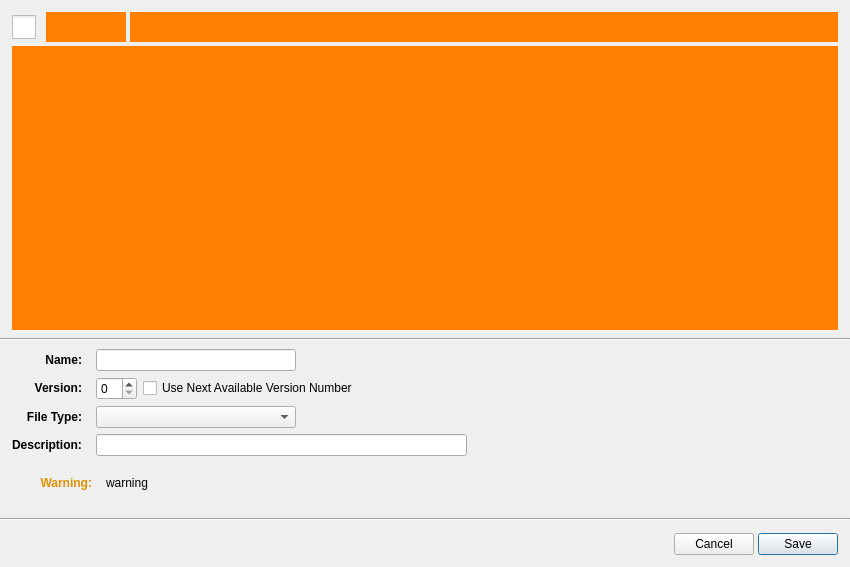
<?xml version="1.0" encoding="UTF-8"?>
<ui version="4.0">
 <class>FileSaveForm</class>
 <widget class="QWidget" name="FileSaveForm">
  <property name="geometry">
   <rect>
    <x>0</x>
    <y>0</y>
    <width>850</width>
    <height>567</height>
   </rect>
  </property>
  <property name="windowTitle">
   <string>Form</string>
  </property>
  <layout class="QVBoxLayout" name="verticalLayout" stretch="1,0,0,0,0,0">
   <property name="spacing">
    <number>4</number>
   </property>
   <property name="margin">
    <number>0</number>
   </property>
   <item>
    <layout class="QVBoxLayout" name="verticalLayout_3" stretch="0,1">
     <property name="leftMargin">
      <number>12</number>
     </property>
     <property name="topMargin">
      <number>12</number>
     </property>
     <property name="rightMargin">
      <number>12</number>
     </property>
     <property name="bottomMargin">
      <number>4</number>
     </property>
     <item>
      <layout class="QGridLayout" name="gridLayout_2" columnstretch="0,0,1">
       <item row="0" column="0">
        <layout class="QHBoxLayout" name="horizontalLayout_3" stretch="0">
         <property name="spacing">
          <number>1</number>
         </property>
         <item>
          <widget class="QCheckBox" name="expand_checkbox">
           <property name="sizePolicy">
            <sizepolicy hsizetype="Minimum" vsizetype="Maximum">
             <horstretch>0</horstretch>
             <verstretch>0</verstretch>
            </sizepolicy>
           </property>
           <property name="maximumSize">
            <size>
             <width>16777215</width>
             <height>24</height>
            </size>
           </property>
           <property name="toolTip">
            <string>Toggle Browser</string>
           </property>
           <property name="styleSheet">
            <string notr="true">#expand_checkbox::indicator {
width: 24;
height: 24;
}

#expand_checkbox::indicator::unchecked {
	image: url(:/tk-multi-workfiles2/save_expand.png);

}

#expand_checkbox::indicator::unchecked::hover {
	image: url(:/tk-multi-workfiles2/save_expand_hover.png);
}

#expand_checkbox::indicator::unchecked::pressed {
	image: url(:/tk-multi-workfiles2/save_expand_pressed.png);
}

#expand_checkbox::indicator::checked {
    image: url(:/tk-multi-workfiles2/save_collapse.png);
}

#expand_checkbox::indicator::checked:hover {
    image: url(:/tk-multi-workfiles2/save_collapse_hover.png);
}

#expand_checkbox::indicator::checked:pressed {
    image: url(:/tk-multi-workfiles2/save_collapse_pressed.png);
}</string>
           </property>
           <property name="text">
            <string/>
           </property>
          </widget>
         </item>
        </layout>
       </item>
       <item row="0" column="1">
        <widget class="NavigationWidget" name="nav" native="true">
         <property name="minimumSize">
          <size>
           <width>80</width>
           <height>30</height>
          </size>
         </property>
         <property name="styleSheet">
          <string notr="true">#nav {
background-color: rgb(255, 128, 0);
}</string>
         </property>
        </widget>
       </item>
       <item row="0" column="2">
        <widget class="BreadcrumbWidget" name="breadcrumbs" native="true">
         <property name="minimumSize">
          <size>
           <width>0</width>
           <height>30</height>
          </size>
         </property>
         <property name="styleSheet">
          <string notr="true">#breadcrumbs {
background-color: rgb(255, 128, 0);
}</string>
         </property>
        </widget>
       </item>
      </layout>
     </item>
     <item>
      <widget class="BrowserForm" name="browser" native="true">
       <property name="styleSheet">
        <string notr="true">#browser {
background-color: rgb(255, 128, 0);
}</string>
       </property>
      </widget>
     </item>
    </layout>
   </item>
   <item>
    <widget class="Line" name="line">
     <property name="orientation">
      <enum>Qt::Horizontal</enum>
     </property>
    </widget>
   </item>
   <item>
    <layout class="QVBoxLayout" name="verticalLayout_2" stretch="0,1">
     <property name="spacing">
      <number>20</number>
     </property>
     <property name="leftMargin">
      <number>12</number>
     </property>
     <property name="topMargin">
      <number>4</number>
     </property>
     <property name="rightMargin">
      <number>12</number>
     </property>
     <property name="bottomMargin">
      <number>4</number>
     </property>
     <item>
      <layout class="QGridLayout" name="file_controls_grid" rowstretch="0,0,0,0" columnstretch="0,0">
       <property name="horizontalSpacing">
        <number>14</number>
       </property>
       <property name="verticalSpacing">
        <number>6</number>
       </property>
       <item row="1" column="1">
        <layout class="QHBoxLayout" name="horizontalLayout_2">
         <property name="spacing">
          <number>6</number>
         </property>
         <item>
          <widget class="QSpinBox" name="version_spinner"/>
         </item>
         <item>
          <widget class="QCheckBox" name="use_next_available_cb">
           <property name="text">
            <string>Use Next Available Version Number</string>
           </property>
          </widget>
         </item>
         <item>
          <spacer name="horizontalSpacer_2">
           <property name="orientation">
            <enum>Qt::Horizontal</enum>
           </property>
           <property name="sizeHint" stdset="0">
            <size>
             <width>0</width>
             <height>20</height>
            </size>
           </property>
          </spacer>
         </item>
        </layout>
       </item>
       <item row="1" column="0">
        <widget class="QLabel" name="version_label">
         <property name="minimumSize">
          <size>
           <width>0</width>
           <height>0</height>
          </size>
         </property>
         <property name="text">
          <string>&lt;html&gt;&lt;head/&gt;&lt;body&gt;&lt;p&gt;&lt;span style=&quot; font-weight:600;&quot;&gt;Version:&lt;/span&gt;&lt;/p&gt;&lt;/body&gt;&lt;/html&gt;</string>
         </property>
         <property name="alignment">
          <set>Qt::AlignRight|Qt::AlignTrailing|Qt::AlignVCenter</set>
         </property>
         <property name="indent">
          <number>-1</number>
         </property>
        </widget>
       </item>
       <item row="2" column="1">
        <layout class="QHBoxLayout" name="horizontalLayout_6">
         <property name="spacing">
          <number>0</number>
         </property>
         <item>
          <widget class="QComboBox" name="file_type_menu">
           <property name="minimumSize">
            <size>
             <width>200</width>
             <height>0</height>
            </size>
           </property>
          </widget>
         </item>
         <item>
          <spacer name="horizontalSpacer_3">
           <property name="orientation">
            <enum>Qt::Horizontal</enum>
           </property>
           <property name="sizeHint" stdset="0">
            <size>
             <width>0</width>
             <height>20</height>
            </size>
           </property>
          </spacer>
         </item>
        </layout>
       </item>
       <item row="2" column="0">
        <widget class="QLabel" name="file_type_label">
         <property name="minimumSize">
          <size>
           <width>0</width>
           <height>0</height>
          </size>
         </property>
         <property name="text">
          <string>&lt;html&gt;&lt;head/&gt;&lt;body&gt;&lt;p&gt;&lt;span style=&quot; font-weight:600;&quot;&gt;File Type:&lt;/span&gt;&lt;/p&gt;&lt;/body&gt;&lt;/html&gt;</string>
         </property>
         <property name="alignment">
          <set>Qt::AlignRight|Qt::AlignTrailing|Qt::AlignVCenter</set>
         </property>
         <property name="indent">
          <number>-1</number>
         </property>
        </widget>
       </item>
       <item row="0" column="1">
        <layout class="QHBoxLayout" name="horizontalLayout_8" stretch="1,0">
         <property name="spacing">
          <number>0</number>
         </property>
         <item>
          <widget class="QLineEdit" name="name_edit">
           <property name="maximumSize">
            <size>
             <width>200</width>
             <height>16777215</height>
            </size>
           </property>
           <property name="frame">
            <bool>true</bool>
           </property>
          </widget>
         </item>
         <item>
          <spacer name="horizontalSpacer_4">
           <property name="orientation">
            <enum>Qt::Horizontal</enum>
           </property>
           <property name="sizeHint" stdset="0">
            <size>
             <width>0</width>
             <height>20</height>
            </size>
           </property>
          </spacer>
         </item>
        </layout>
       </item>
       <item row="0" column="0">
        <widget class="QLabel" name="name_label">
         <property name="minimumSize">
          <size>
           <width>0</width>
           <height>0</height>
          </size>
         </property>
         <property name="text">
          <string>&lt;html&gt;&lt;head/&gt;&lt;body&gt;&lt;p&gt;&lt;span style=&quot; font-weight:600;&quot;&gt;Name:&lt;/span&gt;&lt;/p&gt;&lt;/body&gt;&lt;/html&gt;</string>
         </property>
         <property name="alignment">
          <set>Qt::AlignRight|Qt::AlignTrailing|Qt::AlignVCenter</set>
         </property>
         <property name="indent">
          <number>-1</number>
         </property>
        </widget>
       </item>
       <item row="3" column="0">
        <widget class="QLabel" name="description_label">
         <property name="text">
          <string>&lt;html&gt;&lt;head/&gt;&lt;body&gt;&lt;p&gt;&lt;span style=&quot; font-weight:600;&quot;&gt;Description:&lt;/span&gt;&lt;/p&gt;&lt;/body&gt;&lt;/html&gt;</string>
         </property>
        </widget>
       </item>
       <item row="3" column="1">
        <layout class="QHBoxLayout" name="horizontalLayout_10">
         <item>
          <widget class="QLineEdit" name="description_edit">
           <property name="maximumSize">
            <size>
             <width>400</width>
             <height>16777215</height>
            </size>
           </property>
          </widget>
         </item>
         <item>
          <spacer name="horizontalSpacer_5">
           <property name="orientation">
            <enum>Qt::Horizontal</enum>
           </property>
           <property name="sizeHint" stdset="0">
            <size>
             <width>40</width>
             <height>20</height>
            </size>
           </property>
          </spacer>
         </item>
        </layout>
       </item>
      </layout>
     </item>
     <item>
      <widget class="QStackedWidget" name="feedback_stacked_widget">
       <property name="currentIndex">
        <number>1</number>
       </property>
       <widget class="QWidget" name="preview_page">
        <layout class="QVBoxLayout" name="verticalLayout_4">
         <property name="margin">
          <number>0</number>
         </property>
         <item>
          <layout class="QGridLayout" name="preview_grid" columnstretch="0,1" columnminimumwidth="80,0">
           <property name="horizontalSpacing">
            <number>14</number>
           </property>
           <property name="verticalSpacing">
            <number>6</number>
           </property>
           <item row="0" column="0">
            <widget class="QLabel" name="preview_label">
             <property name="text">
              <string>&lt;html&gt;&lt;head/&gt;&lt;body&gt;&lt;p&gt;&lt;span style=&quot; font-weight:600; color:rgb(120, 120, 120)&quot;&gt;Preview:&lt;/span&gt;&lt;/p&gt;&lt;/body&gt;&lt;/html&gt;</string>
             </property>
             <property name="alignment">
              <set>Qt::AlignRight|Qt::AlignTop|Qt::AlignTrailing</set>
             </property>
             <property name="indent">
              <number>-1</number>
             </property>
            </widget>
           </item>
           <item row="0" column="1">
            <widget class="QLabel" name="file_name_preview">
             <property name="text">
              <string>preview</string>
             </property>
             <property name="alignment">
              <set>Qt::AlignLeading|Qt::AlignLeft|Qt::AlignTop</set>
             </property>
             <property name="wordWrap">
              <bool>true</bool>
             </property>
             <property name="indent">
              <number>-1</number>
             </property>
            </widget>
           </item>
           <item row="1" column="1">
            <widget class="ElidedLabel" name="work_area_preview">
             <property name="sizePolicy">
              <sizepolicy hsizetype="Ignored" vsizetype="Preferred">
               <horstretch>0</horstretch>
               <verstretch>0</verstretch>
              </sizepolicy>
             </property>
             <property name="text">
              <string>.../work/area</string>
             </property>
             <property name="alignment">
              <set>Qt::AlignLeading|Qt::AlignLeft|Qt::AlignTop</set>
             </property>
             <property name="wordWrap">
              <bool>true</bool>
             </property>
             <property name="indent">
              <number>-1</number>
             </property>
             <property name="textInteractionFlags">
              <set>Qt::TextSelectableByMouse</set>
             </property>
            </widget>
           </item>
           <item row="1" column="0">
            <widget class="QLabel" name="work_area_label">
             <property name="text">
              <string>&lt;html&gt;&lt;head/&gt;&lt;body&gt;&lt;p&gt;&lt;span style=&quot; font-weight:600; color:rgb(120, 120, 120)&quot;&gt;Work Area:&lt;/span&gt;&lt;/p&gt;&lt;/body&gt;&lt;/html&gt;</string>
             </property>
             <property name="alignment">
              <set>Qt::AlignRight|Qt::AlignTop|Qt::AlignTrailing</set>
             </property>
             <property name="indent">
              <number>-1</number>
             </property>
            </widget>
           </item>
          </layout>
         </item>
        </layout>
       </widget>
       <widget class="QWidget" name="warning_page">
        <layout class="QHBoxLayout" name="horizontalLayout_7">
         <property name="margin">
          <number>0</number>
         </property>
         <item>
          <layout class="QGridLayout" name="warning_grid" columnstretch="0,1" columnminimumwidth="80,0">
           <property name="horizontalSpacing">
            <number>14</number>
           </property>
           <property name="verticalSpacing">
            <number>6</number>
           </property>
           <property name="leftMargin">
            <number>0</number>
           </property>
           <item row="0" column="1">
            <widget class="QLabel" name="warning">
             <property name="text">
              <string>warning</string>
             </property>
             <property name="alignment">
              <set>Qt::AlignLeading|Qt::AlignLeft|Qt::AlignTop</set>
             </property>
             <property name="wordWrap">
              <bool>true</bool>
             </property>
             <property name="margin">
              <number>0</number>
             </property>
             <property name="indent">
              <number>-1</number>
             </property>
            </widget>
           </item>
           <item row="0" column="0">
            <widget class="QLabel" name="warning_label">
             <property name="text">
              <string>&lt;html&gt;&lt;head/&gt;&lt;body&gt;&lt;p&gt;&lt;span style=&quot; font-weight:600; color:rgb(226, 146, 0)&quot;&gt;Warning:&lt;/span&gt;&lt;/p&gt;&lt;/body&gt;&lt;/html&gt;</string>
             </property>
             <property name="alignment">
              <set>Qt::AlignRight|Qt::AlignTop|Qt::AlignTrailing</set>
             </property>
             <property name="indent">
              <number>-1</number>
             </property>
            </widget>
           </item>
          </layout>
         </item>
        </layout>
       </widget>
      </widget>
     </item>
    </layout>
   </item>
   <item>
    <spacer name="verticalSpacer">
     <property name="orientation">
      <enum>Qt::Vertical</enum>
     </property>
     <property name="sizeHint" stdset="0">
      <size>
       <width>20</width>
       <height>0</height>
      </size>
     </property>
    </spacer>
   </item>
   <item>
    <widget class="Line" name="break_line">
     <property name="orientation">
      <enum>Qt::Horizontal</enum>
     </property>
    </widget>
   </item>
   <item>
    <layout class="QHBoxLayout" name="horizontalLayout_4">
     <property name="leftMargin">
      <number>12</number>
     </property>
     <property name="topMargin">
      <number>8</number>
     </property>
     <property name="rightMargin">
      <number>12</number>
     </property>
     <property name="bottomMargin">
      <number>12</number>
     </property>
     <item>
      <spacer name="horizontalSpacer">
       <property name="orientation">
        <enum>Qt::Horizontal</enum>
       </property>
       <property name="sizeHint" stdset="0">
        <size>
         <width>40</width>
         <height>20</height>
        </size>
       </property>
      </spacer>
     </item>
     <item>
      <widget class="QPushButton" name="cancel_btn">
       <property name="text">
        <string>Cancel</string>
       </property>
      </widget>
     </item>
     <item>
      <widget class="QPushButton" name="save_btn">
       <property name="text">
        <string>Save</string>
       </property>
       <property name="default">
        <bool>true</bool>
       </property>
      </widget>
     </item>
    </layout>
   </item>
  </layout>
 </widget>
 <customwidgets>
  <customwidget>
   <class>ElidedLabel</class>
   <extends>QLabel</extends>
   <header>..framework_qtwidgets</header>
  </customwidget>
  <customwidget>
   <class>NavigationWidget</class>
   <extends>QWidget</extends>
   <header>..framework_qtwidgets</header>
   <container>1</container>
  </customwidget>
  <customwidget>
   <class>BreadcrumbWidget</class>
   <extends>QWidget</extends>
   <header>..framework_qtwidgets</header>
   <container>1</container>
  </customwidget>
  <customwidget>
   <class>BrowserForm</class>
   <extends>QWidget</extends>
   <header>..browser_form</header>
   <container>1</container>
  </customwidget>
 </customwidgets>
 <tabstops>
  <tabstop>name_edit</tabstop>
  <tabstop>version_spinner</tabstop>
  <tabstop>use_next_available_cb</tabstop>
  <tabstop>file_type_menu</tabstop>
  <tabstop>cancel_btn</tabstop>
  <tabstop>save_btn</tabstop>
  <tabstop>expand_checkbox</tabstop>
 </tabstops>
 <resources>
  <include location="resources.qrc"/>
 </resources>
 <connections/>
</ui>
